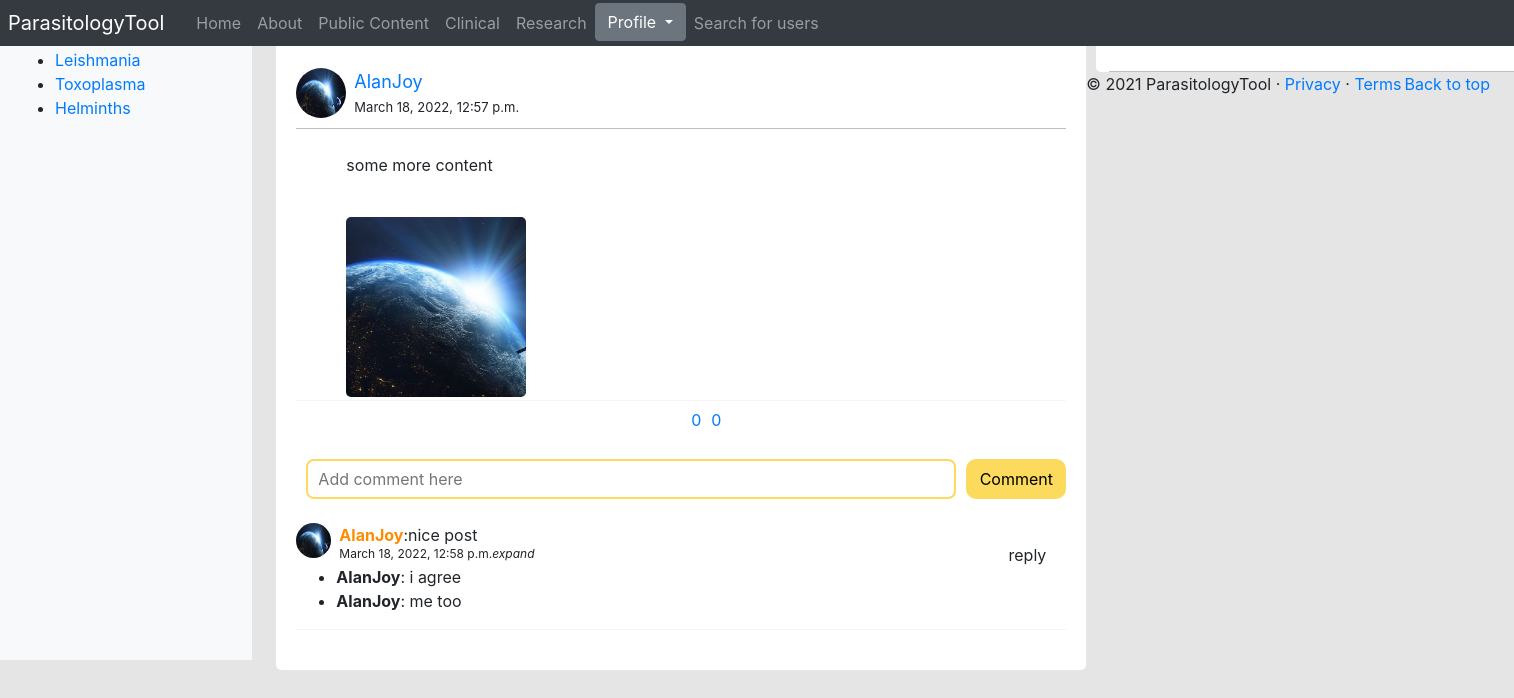
/parasitologyTool/clinical_portal/8/12 (signed in), run on an earlier commit of the app's database.
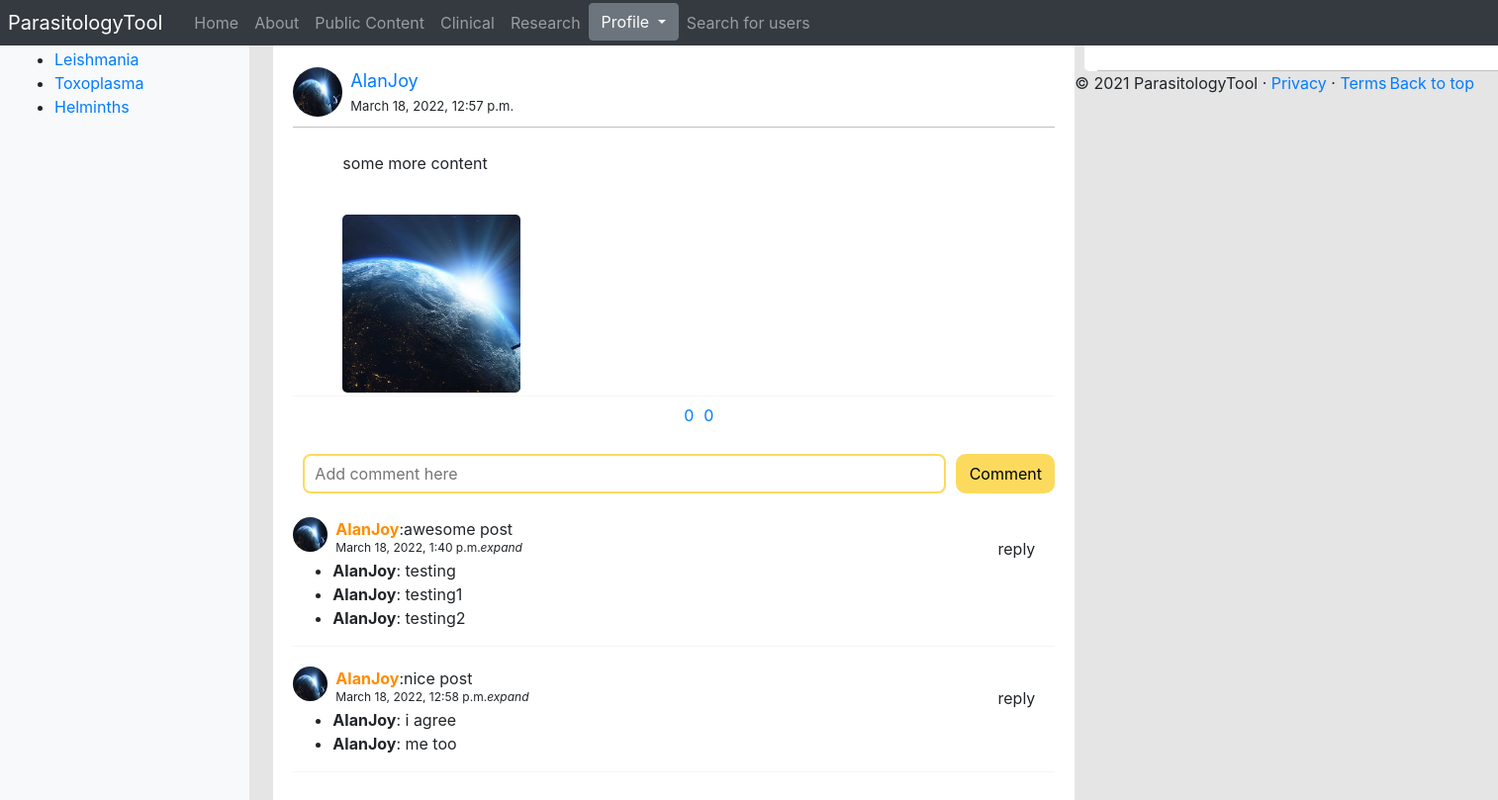
And on a later commit of the database.
### parasitologyTool/models.py (models this page shows, shortened)
class Parasite(models.Model):
	NAME_MAX_LENGTH = 128
	name = models.CharField(max_length=NAME_MAX_LENGTH, unique=True)
	views = models.IntegerField(default=0)
	picture = models.ImageField(upload_to='parasite_pic')
	intro = models.CharField(max_length=3000)

class ClinicalImage(models.Model):
	clinical_post = models.ForeignKey(Post, on_delete=models.CASCADE, default=None)
	image = models.ImageField(upload_to='clinical_pictures', default=None, blank=True, null=True)

class Comment(models.Model):
	comment_text = models.TextField()
	research_post = models.ForeignKey(ResearchPost, on_delete = models.CASCADE, default=None, blank=True, null=True)
	clinical_post = models.ForeignKey(Post, on_delete=models.CASCADE, default=None, blank=True, null=True)
	user = models.ForeignKey(UserProfile, on_delete=models.CASCADE, default=None)
	date_posted = models.DateTimeField(default=timezone.now)
	@property
	def replies(self):
		return self.reply_set.all()
	def __str__(self):
		return self.comment_text
	class Meta:
		ordering = ['-date_posted',]

class UserProfile(models.Model):
	user = models.OneToOneField(User, on_delete=models.CASCADE)
	profile_picture = models.ImageField(upload_to="profile_pictures", default="profile_pictures/default_pic.png")
	ROLE_CHOICES = [
		('clinician', 'Clinician'),
		('researcher', 'Researcher'),
		('public', 'Public'),
		('admin', 'Admin'),
	]
	role = models.CharField(max_length=50, choices=ROLE_CHOICES, default='Public')
	@property
	def username(self):
		return self.user.username

class Reply(models.Model):
	reply_text = models.TextField()
	parent_comment = models.ForeignKey(Comment, on_delete = models.CASCADE)
	user = models.ForeignKey(UserProfile, on_delete=models.CASCADE, default=None, null=True, blank=True)
	def __str__(self):
		return self.reply_text

### parasitologyTool/views.py (the view, shortened to what this page needs)
# urls.py: path('clinical_portal/<int:parasite_id>/<int:post_id>',views.clinical_post_page, name='clinical_post_page'),
@login_required
@clinicians_only
def clinical_post_page(request, parasite_id, post_id):
    try:
        post = Post.objects.get(id=post_id)
    except ResearchPost.DoesNotExist:
        return not_found(request)
    context_dict = {}
    context_dict['post'] = post
    comment_form = CommentForm()
    reply_form = ReplyForm()
    context_dict['comment_form'] = comment_form
    context_dict['reply_form'] = reply_form
    return render(request, 'parasitologyTool/clinical_post_page.html', context=context_dict)

### parasitologyTool/forms.py
class CommentForm(forms.ModelForm):
    comment_text = forms.CharField(required = False, label="Add comment here")
    class Meta:
        model = Comment
        fields = ('comment_text', )

class ReplyForm(forms.ModelForm):
    reply_text = forms.CharField(required=False, label="",widget=forms.TextInput(attrs={'placeholder': 'reply ...'}))
    class Meta:
        model = Reply
        fields = ('reply_text', )

### parasitologyTool/models.py (called while the page is built)
	@property
	def comments(self):
		return self.comment_set.all()

	@property
	def images(self):
		return self.clinicalimage_set.all()

	@property
	def model(self):
		return self.__class__.__name__

### parasitologyTool/templatetags/parasitologyTool_template_tags.py (called while the page is built)
@register.inclusion_tag('parasitologyTool/parasite_list.html')
def get_parasite_list(current_category=None):
	return {'parasites': Parasite.objects.all(),
	        'current_category':current_category}

### templates/parasitologyTool/clinical_post_page.html (shortened to what the changed rows need)
{% extends 'parasitologyTool/base.html' %}
{% load crispy_forms_tags %}
{% load static %}
{% block body_block %}
    <link rel="stylesheet" type="text/css" href="{% static 'css/userpost.css' %}">
    <div class="box">
        <div class="a-box">
            <br>
            <div class="a-s-box-context">
                {% if post.images %}
                    {% for image in post.images %}
                        <a href="{{ MEDIA_URL }}{{ image.image }}"><img src="{{ MEDIA_URL }}{{ image.image }}"></a>
                    {% endfor %}
                {% endif %}
                <br>
            </div>
            <br>
            <div class="com">
                {% for comment in post.comments %}
                    <div class="com-s">
                        <img src="{{ MEDIA_URL }}{{ comment.user.profile_picture }}"
                             alt="picture of article"/>
                        <div class="com-s-name"><a
                                href="{% url 'parasitologyTool:profile' comment.user.username %}"><span
                                style="font-weight: bold; color: darkorange"> {{ comment.user.username }}</span></a>:{{ comment }}
                        </div>
                        <div class="com-s-time">{{ comment.date_posted }}<i data-feather="corner-up-left"
                                                                            onclick="expandToggle('{{ comment.id }}')">expand</i>
                        </div>
                        <div class="com-s-reply">
                            <span data-feather="message-square"
                                  onclick="commentReplyToggle('{{ comment.id }}')">reply</span>
                        </div>
                        <div id="reply-{{ comment.id }}">
                            <ul class="replies" style="margin-top: 7px;">
                                {% for reply in comment.replies %}
                                    <li><b>{{ reply.user.username }}</b>: {{ reply }}</li>
                                {% endfor %}
                            </ul>
                        </div>
                    </div>
                {% endfor %}
            </div>
        </div>
    </div>
{% endblock %}

### templates/parasitologyTool/parasite_list.html
{% if parasites %}
    <ul>
        {% for p in parasites %}
            {% if p == current_category %}
                <li><strong><a href="{% url 'parasitologyTool:goto' %}?parasite_id={{ p.id }}">{{ p.name }}</a></strong>
                </li>
            {% else %}
                <li><a href="{% url 'parasitologyTool:goto' %}?parasite_id={{ p.id }}">{{ p.name }}</a></li>
            {% endif %}
        {% endfor %}
    </ul>
{% else %}
    <strong>No parasites</strong>
{% endif %}

What changed in the data, as far as the page shows it:
added Comment: user.profile_picture (picture), user.username "AlanJoy", comment_text "awesome post", date_posted "March 18, 2022, 1:40 p.m."
added Reply: user.username "AlanJoy", reply_text "testing"
added Reply: user.username "AlanJoy", reply_text "testing1"
added Reply: user.username "AlanJoy", reply_text "testing2"
